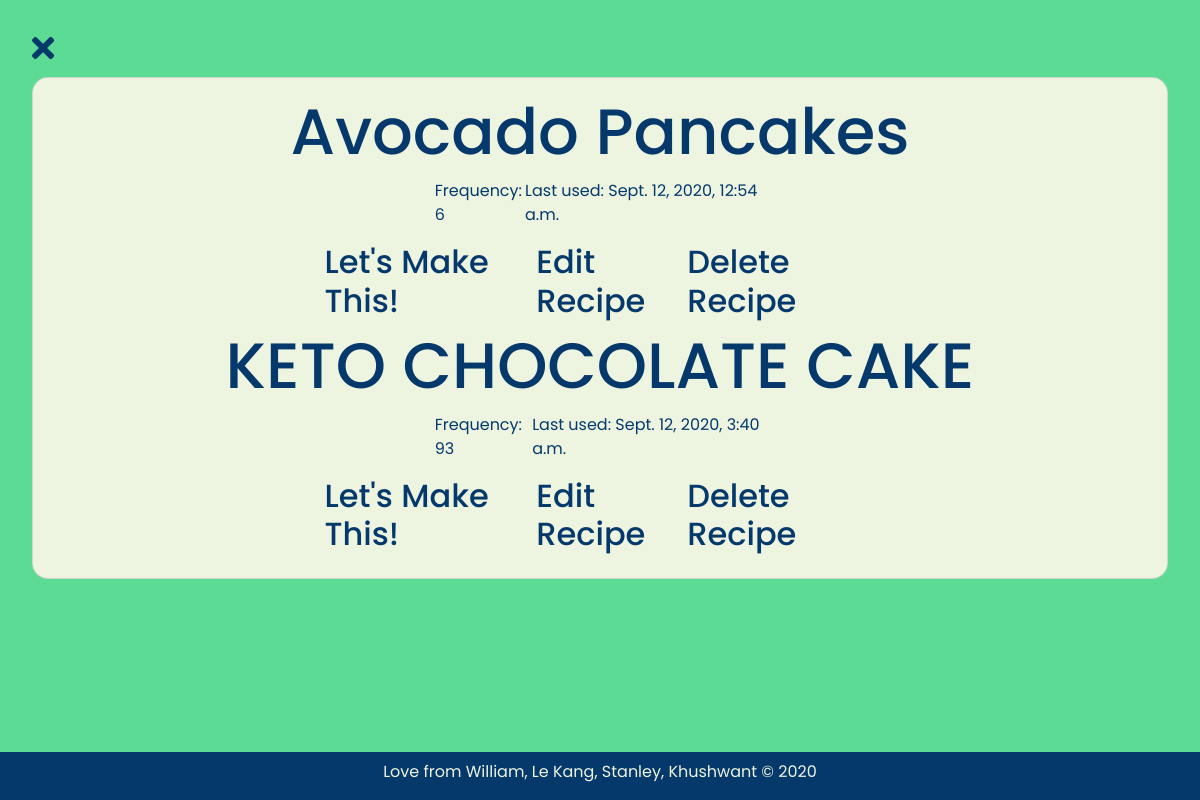
Page /dashboard/ (signed in) on the earlier database version.
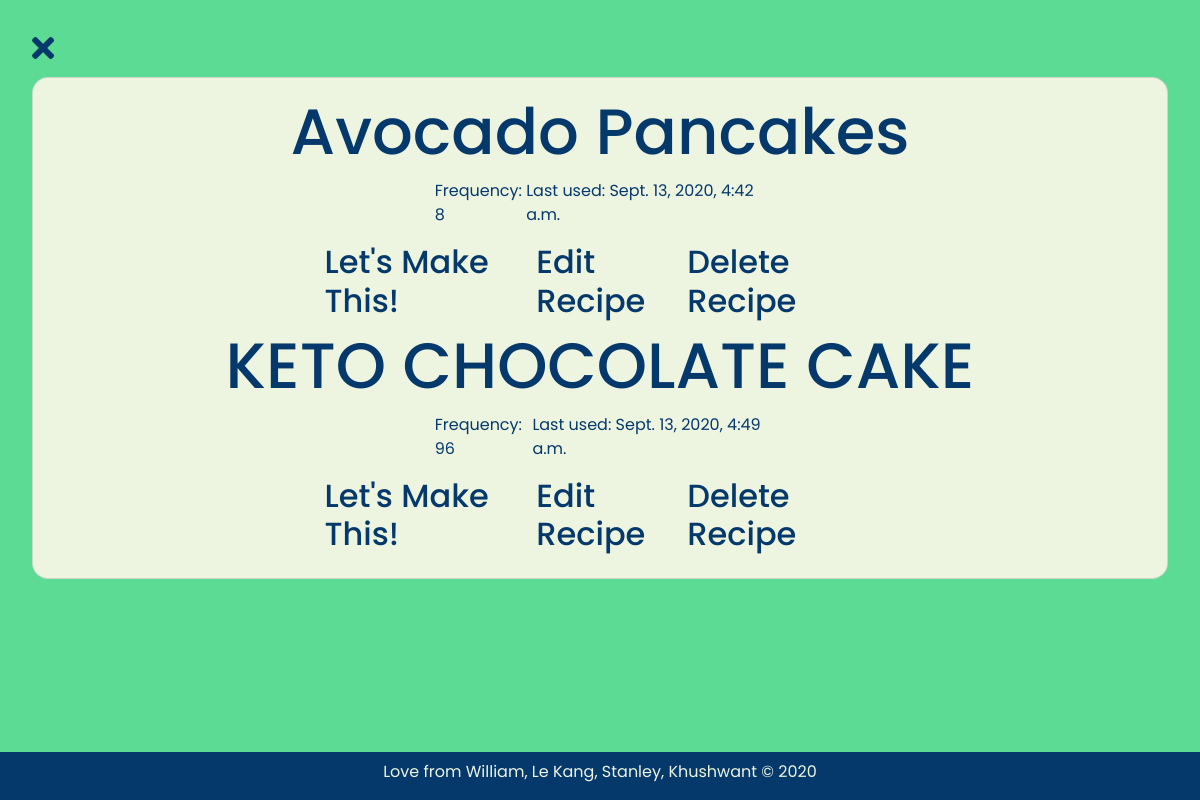
Same page on the later database version.
### project/models.py (models this page shows, shortened)
class Recipe(models.Model):
    recipe_user=models.ForeignKey(settings.AUTH_USER_MODEL, on_delete=models.CASCADE)
    recipe_name=models.CharField(max_length=100)
    recipe_steps=models.TextField(max_length=2500)
    frequency=models.IntegerField(default=0)
    last_used=models.DateTimeField(default=timezone.now)

### project/views.py (the view)
# urls.py: path('dashboard/', userDashBoard, name="userDashBoard"),
@login_required(login_url='userLoginPage')
def userDashBoard(request):
    qs = Recipe.objects.all()
    qs = qs.filter(recipe_user=request.user)
    context = {'queryset': qs, 'loggedin': request.user.is_authenticated}
    return render(request, 'userDashBoard.html', context)

### templates/userDashBoard.html (shortened to what this page needs)
<!DOCTYPE html>
<html lang="en">
<head>
    <link rel="stylesheet" href="https://maxcdn.bootstrapcdn.com/bootstrap/4.0.0/css/bootstrap.min.css">
    <link rel="stylesheet" href="../static/user.css">
    <link rel="stylesheet" href="https://cdnjs.cloudflare.com/ajax/libs/font-awesome/5.14.0/css/all.min.css">
</head>
<body>
    <div class="x-sign">
        <a href="../templates/home.html">
            <i class="fas fa-times fa-2x"></i>
        </a>
    </div>
    <div class="create-link">
        <a href = "{% url 'createRecipe' %}" class="create">
            Create Recipe</a>
    </div>
    <section class="recipe">
        <div class="card">
            {% for recipe in queryset %}
            <h1> {{ recipe.recipe_name }}</h1>
            <div class="other-info">
                <p> Frequency: {{ recipe.frequency }} </p>
                <p> Last used: {{ recipe.last_used }} </p>
            </div>
            <div class="links">
                <a href="{% url 'playRecipe' recipe.id %}"><h2>Let's Make This!</h2></a>
                <a href="{% url 'editRecipe' recipe.id %}"><h2>Edit Recipe</h2></a>
                <a onclick="return confirm('Are you sure you want to delete {{ recipe.recipe_name }}?')" href="{% url 'deleteRecipe' recipe.id%}"><h2>Delete Recipe</h2></a>
            </div>
            {% endfor %}
    </section>
    <footer>
        <p>Love from William, Le Kang, Stanley, Khushwant &copy 2020</p>
    </footer>
</body>
</html>

### static/user.css (style rules this page uses)
* { padding: 0; margin: 0; -webkit-box-sizing: border-box; box-sizing: border-box; }
body { font-size: 16px; font-family: 'Poppins', sans-serif; background-color: #5cdb95; }
a { color: #05386b; }
footer { position: fixed; bottom: 0; width: 100vw; height: 6vh; text-align: center; padding-top: .5rem; background-color: #05386b; color: #edf5e1; }
a { display: -webkit-box; display: -ms-flexbox; display: flex; -webkit-box-pack: center; -ms-flex-pack: center; justify-content: center; -webkit-box-align: center; -ms-flex-align: center; align-items: center; -webkit-box-orient: horizontal; -webkit-box-direction: normal; -ms-flex-direction: row; flex-direction: row; text-decoration: none; }
body { overflow-x: hidden; display: -webkit-box; display: -ms-flexbox; display: flex; -webkit-box-pack: center; -ms-flex-pack: center; justify-content: center; -webkit-box-align: center; -ms-flex-align: center; align-items: center; -webkit-box-orient: vertical; -webkit-box-direction: normal; -ms-flex-direction: column; flex-direction: column; }
.x-sign { -ms-flex-item-align: start; align-self: flex-start; margin: 2rem; }
.create-link { height: 7rem; width: 100vw; display: -webkit-box; display: -ms-flexbox; display: flex; -webkit-box-pack: center; -ms-flex-pack: center; justify-content: center; -webkit-box-align: center; -ms-flex-align: center; align-items: center; -webkit-box-orient: horizontal; -webkit-box-direction: normal; -ms-flex-direction: row; flex-direction: row; }
.create-link .create { font-size: 2rem; }
.recipe { padding: 2rem; height: 15rem; width: 100vw; display: -webkit-box; display: -ms-flexbox; display: flex; -webkit-box-pack: center; -ms-flex-pack: center; justify-content: center; -webkit-box-align: center; -ms-flex-align: center; align-items: center; -webkit-box-orient: horizontal; -webkit-box-direction: normal; -ms-flex-direction: row; flex-direction: row; }
.recipe h1 { font-size: 4rem; }
.card { background-color: #edf5e1; width: 100%; padding: 1rem; border-radius: 1rem; color: #05386b; display: -webkit-box; display: -ms-flexbox; display: flex; -ms-flex-pack: distribute; justify-content: space-around; -webkit-box-align: center; -ms-flex-align: center; align-items: center; -webkit-box-orient: vertical; -webkit-box-direction: normal; -ms-flex-direction: column; flex-direction: column; }
.other-info { display: -webkit-box; display: -ms-flexbox; display: flex; -ms-flex-pack: distribute; justify-content: space-around; -webkit-box-align: center; -ms-flex-align: center; align-items: center; -webkit-box-orient: horizontal; -webkit-box-direction: normal; -ms-flex-direction: row; flex-direction: row; width: 30%; }
.links { display: -webkit-box; display: -ms-flexbox; display: flex; -ms-flex-pack: distribute; justify-content: space-around; -webkit-box-align: center; -ms-flex-align: center; align-items: center; -webkit-box-orient: horizontal; -webkit-box-direction: normal; -ms-flex-direction: row; flex-direction: row; width: 50%; }

Differences in the rows shown:
changed Recipe "Avocado Pancakes": frequency "6" → "8"; last_used "Sept. 12, 2020, 12:54 a.m." → "Sept. 13, 2020, 4:42 a.m."
changed Recipe "KETO CHOCOLATE CAKE": frequency "93" → "96"; last_used "Sept. 12, 2020, 3:40 a.m." → "Sept. 13, 2020, 4:49 a.m."
